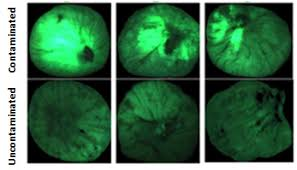
#> input picture tez proje/images/uv2.jpeg, 297 x 170 px
$ python uv.py   (older library calls are emulated)
#> lines starting #> are read from the running program, lines starting #| are printed output that depends on the picture; after the words box and inside, x2 and y2 are one past the last pixel; in counts of white or black regions, pixels touching at a corner belong together
import cv2
import numpy as np


img = cv2.imread('images/uv2.jpeg',0)
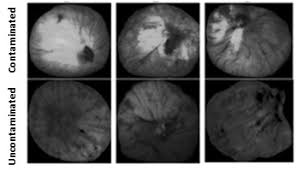
#> img: shape (170, 297); min 0, max 255, mean 92.2

#MedianBlur= cv2.medianBlur(img,5)

GaussianMedianBlur = cv2.GaussianBlur(img,(5,5),0)
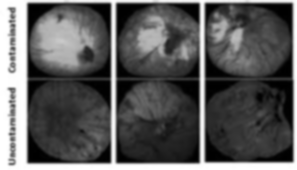
#> GaussianMedianBlur: shape (170, 297); min 0, max 255, mean 92.2


#thresholding
ret,thresh = cv2.threshold(GaussianMedianBlur,160,255,cv2.THRESH_BINARY)
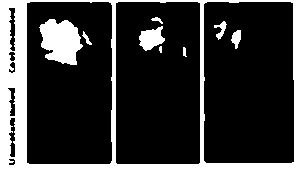
#> thresh: shape (170, 297); 20.7% white; 9 white regions (1 under 20 px)


#closing
kernel = np.ones((1,1), np.uint8)
closing = cv2.morphologyEx(thresh, cv2.MORPH_CLOSE, kernel)


binary_filtered, contours, hierarchy = cv2.findContours(closing, cv2.RETR_TREE, cv2.CHAIN_APPROX_SIMPLE)
#> contours = 18 contours, 2 with area under 20; largest, box (x1, y1, x2, y2) and area: (0, 0, 297, 170) 50024, (203, 1, 295, 164) 14626, (26, 1, 113, 165) 13952, (115, 1, 201, 165) 13839, (39, 19, 83, 65) 1335
cv2.drawContours(img, contours, -1, (50,50,50), 1)
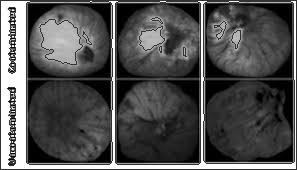
#> img: shape (170, 297); 6.25% of pixels changed, all inside (x1, y1, x2, y2) = (0, 0, 297, 170)

two=np.concatenate((img, binary_filtered), axis=1)
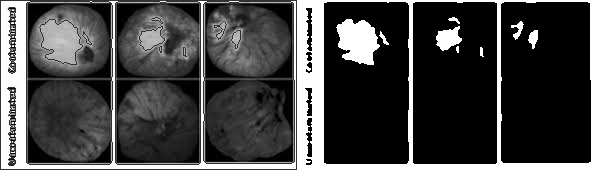
#> two: shape (170, 594); min 0, max 255, mean 66.9
cv2.imshow('binary_filtered',binary_filtered)
cv2.imshow("image_with_contours",two)


cv2.waitKey(0)
cv2.destroyAllWindows()

$ run again, with tez proje/images/uv10.jpeg copied over tez proje/images/uv2.jpeg
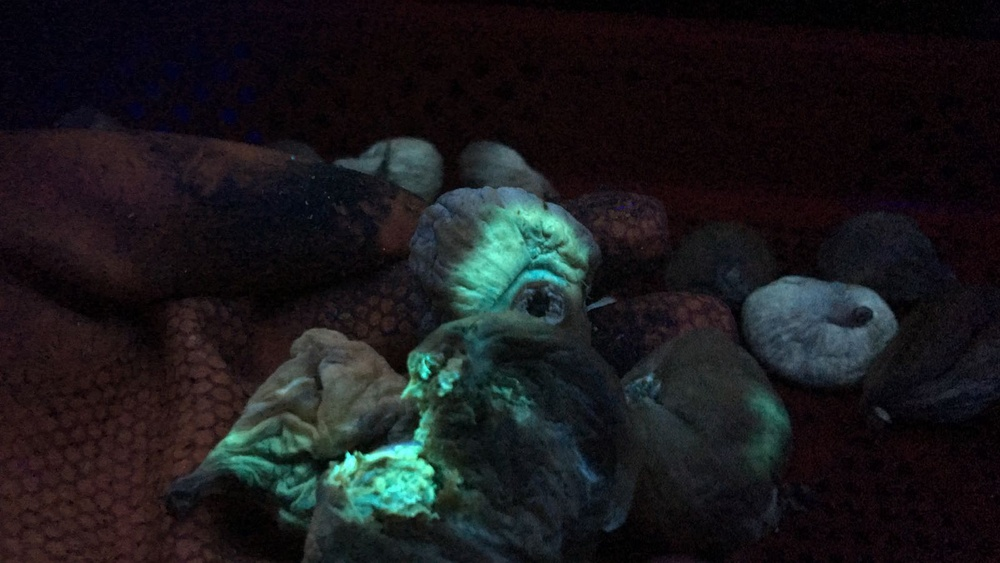
#> input picture tez proje/images/uv10.jpeg, 1000 x 563 px, shrunk from 1600 x 901 before the run
#> `ret,thresh = cv2.threshold(GaussianMedianBlur,160,255,cv2.THRESH_BINARY)`:
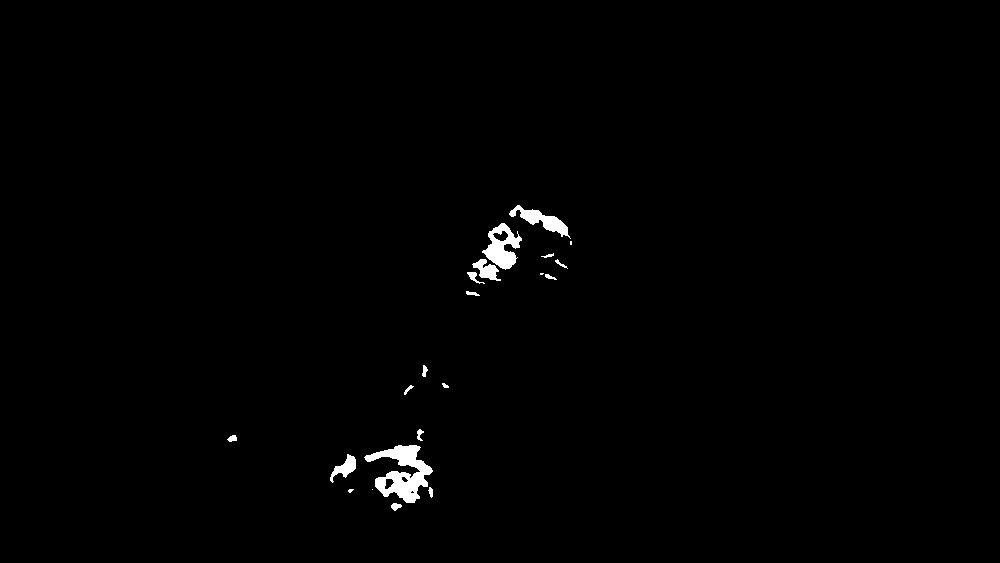
#> thresh: shape (563, 1000); 0.82% white; 21 white regions (4 under 20 px)
#> contours = 25 contours, 7 with area under 20; largest, box (x1, y1, x2, y2) and area: (364, 445, 433, 503) 1763, (482, 223, 522, 270) 952, (509, 205, 571, 239) 597, (472, 259, 501, 281) 273, (330, 454, 356, 483) 268
#> `two=np.concatenate((img, binary_filtered), axis=1)`:
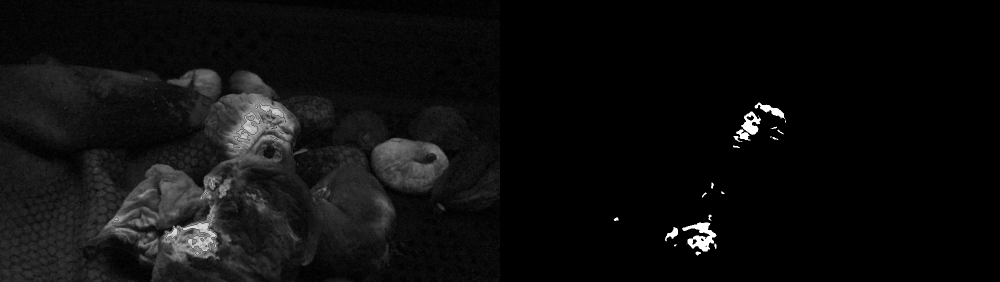
#> two: shape (563, 2000) (shown at 1/2 size); min 0, max 255, mean 14

$ run again, with tez proje/images/uv3.jpeg copied over tez proje/images/uv2.jpeg
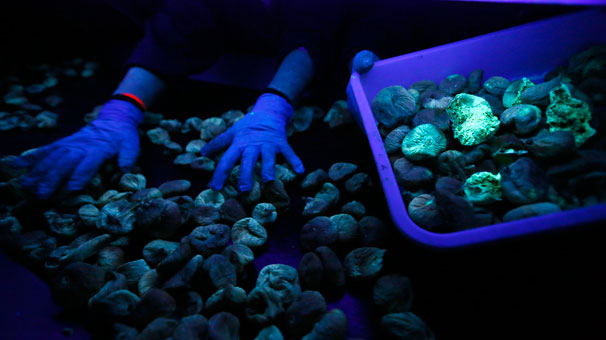
#> input picture tez proje/images/uv3.jpeg, 606 x 340 px
#> `ret,thresh = cv2.threshold(GaussianMedianBlur,160,255,cv2.THRESH_BINARY)`:
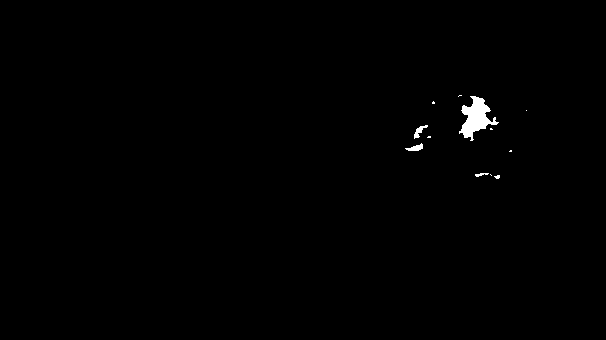
#> thresh: shape (340, 606); 0.51% white; 12 white regions (8 under 20 px)
#> contours = 12 contours, 9 with area under 20; largest, box (x1, y1, x2, y2) and area: (459, 96, 499, 141) 738, (405, 143, 423, 151) 57, (414, 125, 428, 139) 54
#> `two=np.concatenate((img, binary_filtered), axis=1)`:
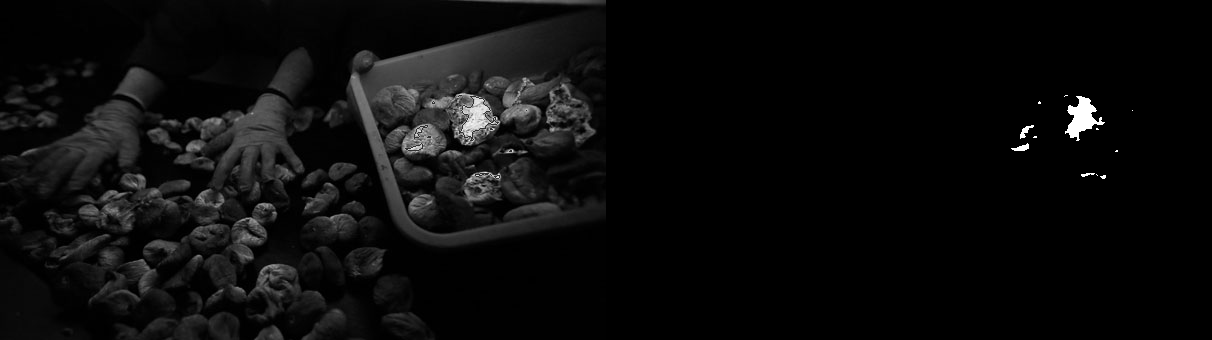
#> two: shape (340, 1212); min 0, max 255, mean 11.7
